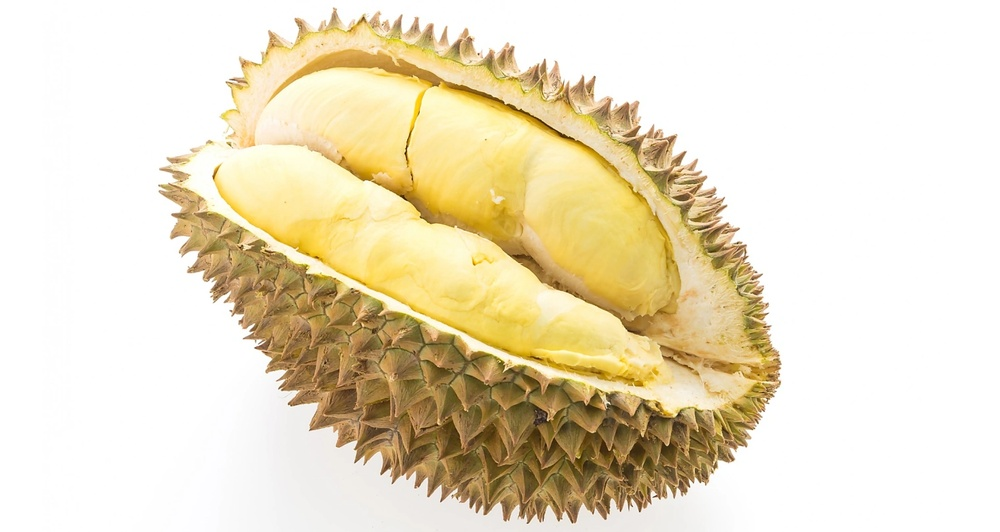
#> input picture Jobsheet_4/Testing/assets/durian.jpg, 1000 x 532 px, shrunk from 1520 x 809 before the run, found by its file name
$ python soal_4_segmentasi_citra_eksternal_20260503232423.py
#> lines starting #> are read from the running program, lines starting #| are printed output that depends on the picture; after the words box and inside, x2 and y2 are one past the last pixel; in counts of white or black regions, pixels touching at a corner belong together
import numpy as np
import matplotlib.pyplot as plt
from skimage import io, filters, segmentation, color, util
from sklearn.cluster import KMeans
import warnings

# 1. Memuat citra dari folder assets
image_path = 'assets/durian.jpg'
image_color = io.imread(image_path)
#> image_color is the input picture: shape (532, 1000, 3); mean R, G, B 234.3, 223.2, 196.6

# Konversi ke float agar rentang 0-1 konsisten
image_float = util.img_as_float(image_color)

if len(image_float.shape) == 3:
    image_gray = color.rgb2gray(image_float)
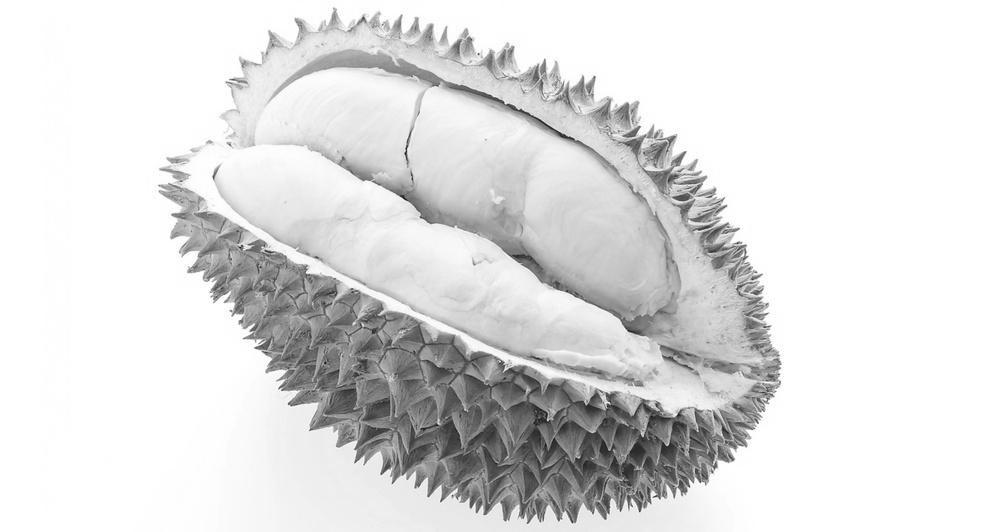
#> image_gray: shape (532, 1000) float64; min 0.0768, max 1, mean 0.877
    image_rgb = image_float
else:
    image_gray = image_float
    image_rgb = color.gray2rgb(image_float)

# --- Metode 1: Otsu Thresholding ---
thresh_otsu = filters.threshold_otsu(image_gray)
#> thresh_otsu = 0.731
binary_otsu = image_gray > thresh_otsu
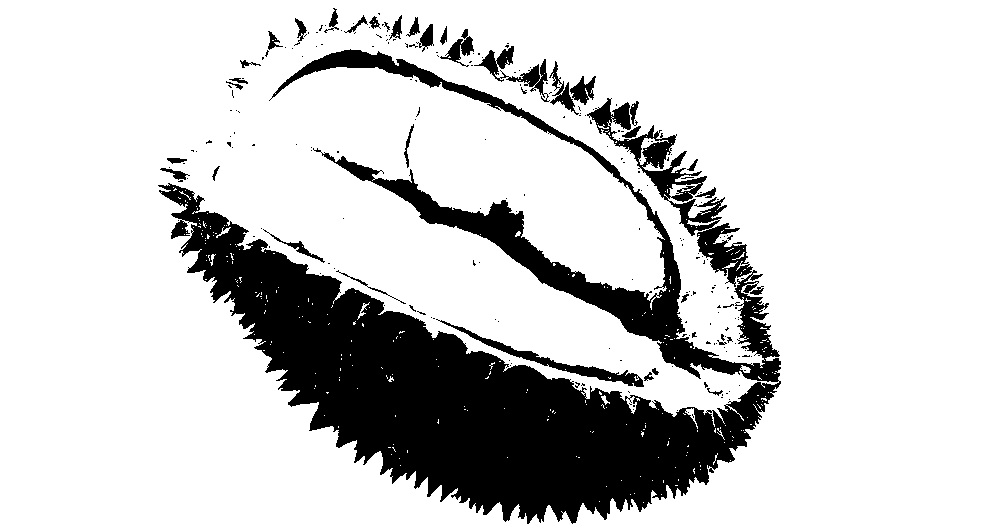
#> binary_otsu: shape (532, 1000) bool; 81.3% white; 228 black regions (193 under 20 px), largest, box (x1, y1, x2, y2) and area: (158, 49, 781, 524) 92280, (436, 319, 644, 387) 1491, (474, 46, 550, 102) 1053

# --- Metode 2: K-Means Clustering ---
pixel_features = image_gray.reshape(-1, 1)
n_clusters = 3
kmeans = KMeans(n_clusters=n_clusters, random_state=0, n_init=10)
with warnings.catch_warnings():
    warnings.simplefilter("ignore")
    labels = kmeans.fit_predict(pixel_features)
segmented_kmeans = labels.reshape(image_gray.shape)
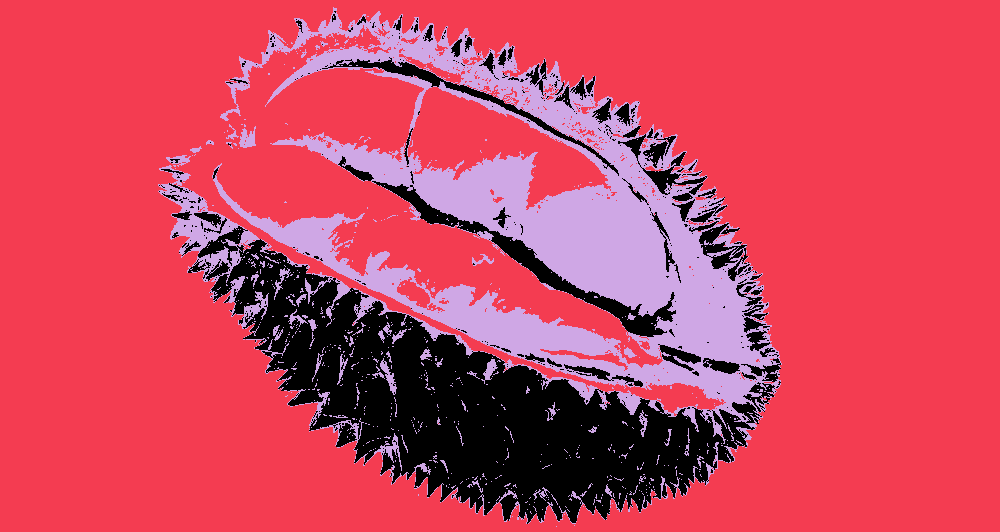
#> segmented_kmeans: shape (532, 1000) int32; 3 distinct labels, from 0 to 2; one colour per label, 0 black

# --- Metode 3: Watershed (DIPERBAIKI) ---
# Menggunakan Sobel untuk peta elevasi (tepi)
elevation_map = filters.sobel(image_gray)
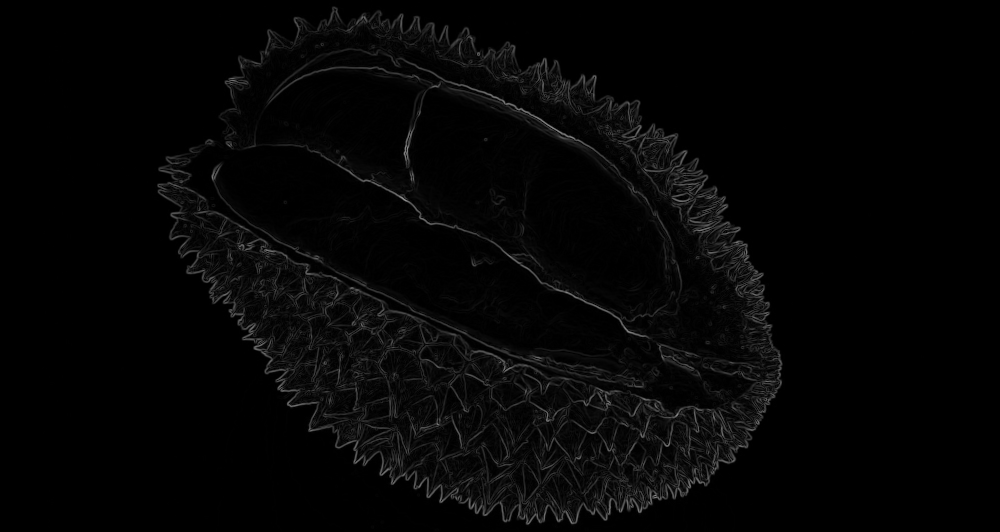
#> elevation_map: shape (532, 1000) float64; min 0, max 0.572, mean 0.0213

# Membuat marker yang lebih cerdas:
# Kita ambil nilai sangat rendah sebagai background dan sangat tinggi sebagai foreground
markers = np.zeros(image_gray.shape, dtype=np.int32)

# Menggunakan persentil agar adaptif terhadap kecerahan gambar durian
low_limit = np.percentile(image_gray, 10)  # 10% piksel tergelap
#> low_limit = 0.529
high_limit = np.percentile(image_gray, 90) # 10% piksel terang
#> high_limit = 1

markers[image_gray < low_limit] = 1
markers[image_gray > high_limit] = 2

# Terapkan Watershed
segmentation_watershed = segmentation.watershed(elevation_map, markers)
#> segmentation_watershed: shape (532, 1000) int32; every value is 1

# Menghasilkan batas (boundaries) yang kontras (misal warna kuning [1, 1, 0])
watershed_boundaries = segmentation.mark_boundaries(image_rgb, segmentation_watershed, color=(1, 1, 0))

# 2. Visualisasi Hasil
fig, axes = plt.subplots(1, 4, figsize=(20, 5))
ax = axes.ravel()

ax[0].imshow(image_rgb)
ax[0].set_title('Original Image')
ax[0].axis('off')

ax[1].imshow(binary_otsu, cmap='gray')
ax[1].set_title('Otsu Thresholding')
ax[1].axis('off')

ax[2].imshow(segmented_kmeans, cmap='viridis')
ax[2].set_title(f'K-Means (K={n_clusters})')
ax[2].axis('off')

ax[3].imshow(watershed_boundaries)
ax[3].set_title('Watershed Segmentation')
ax[3].axis('off')

plt.tight_layout()
plt.show()

# Diskusi Singkat:
# Bandingkan apakah Otsu mampu memisahkan latar belakang dengan bersih.
# K-Means akan membagi citra menjadi 3 tingkatan keabuan berdasarkan klaster.
# Watershed akan sangat bergantung pada penempatan marker yang Anda tentukan di atas.
